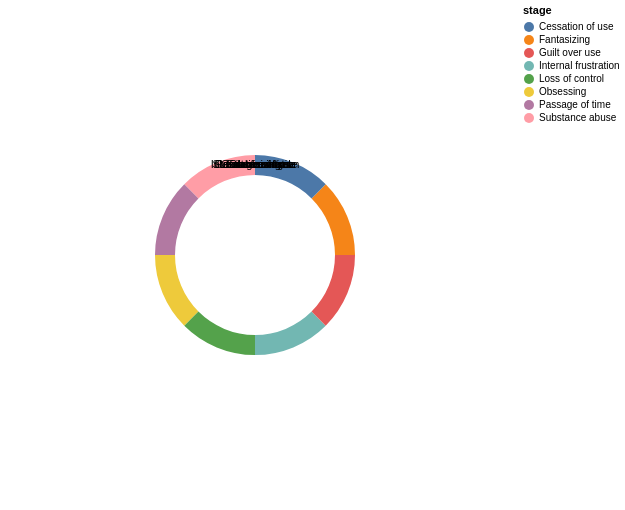

The Vega-Lite source for this figure:
### Vega-Lite specification from a JSON file in a GitHub repository (floating-point values rounded to 4 significant figures)
{"$schema": "https://vega.github.io/schema/vega-lite/v5.json", "width": 500, "height": 500, "data": {"values": [{"stage": "Internal frustration", "order": 0, "value": 1}, {"stage": "Fantasizing", "order": 1, "value": 1}, {"stage": "Obsessing", "order": 2, "value": 1}, {"stage": "Substance abuse", "order": 3, "value": 1}, {"stage": "Loss of control", "order": 4, "value": 1}, {"stage": "Guilt over use", "order": 5, "value": 1}, {"stage": "Cessation of use", "order": 6, "value": 1}, {"stage": "Passage of time", "order": 7, "value": 1}]}, "layer": [{"mark": {"type": "arc", "innerRadius": 80, "outerRadius": 100}, "encoding": {"theta": {"field": "value", "type": "quantitative"}, "color": {"field": "stage", "type": "nominal"}}}, {"mark": {"type": "text", "radius": 90}, "encoding": {"text": {"field": "stage", "type": "nominal"}}}]}
